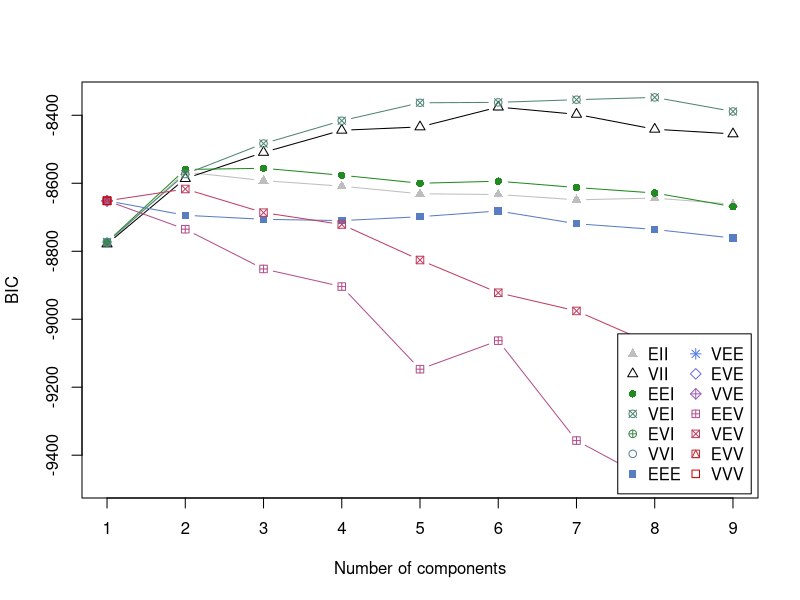
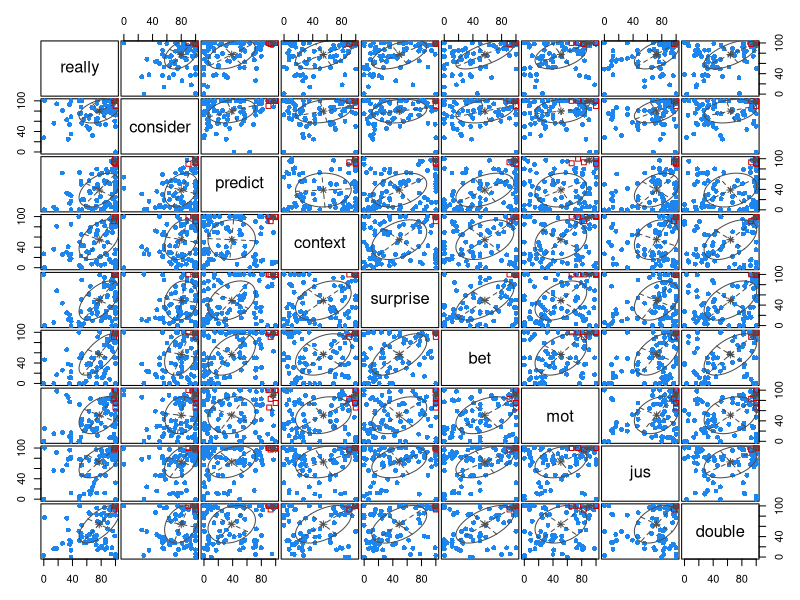
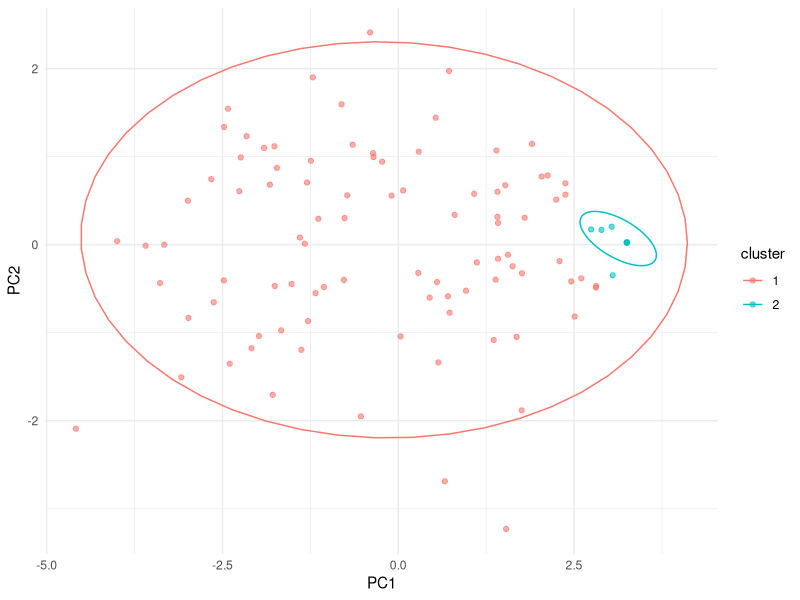
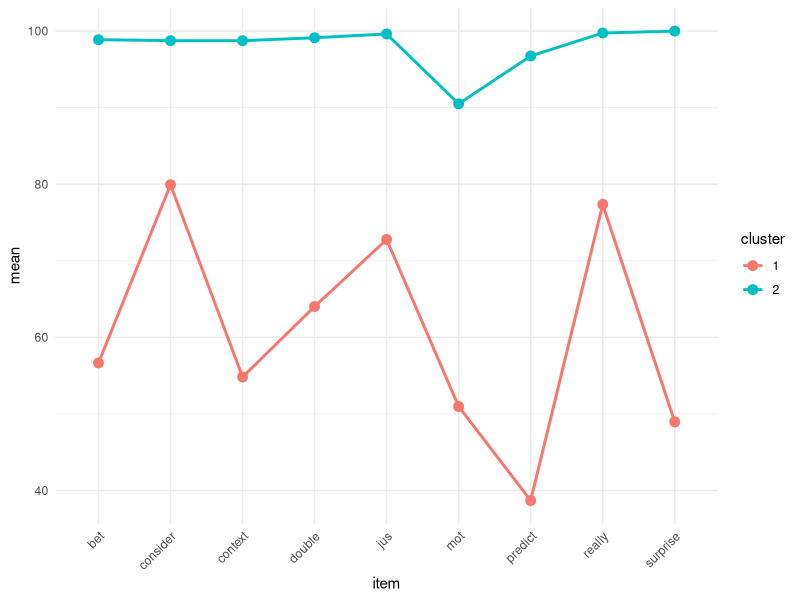
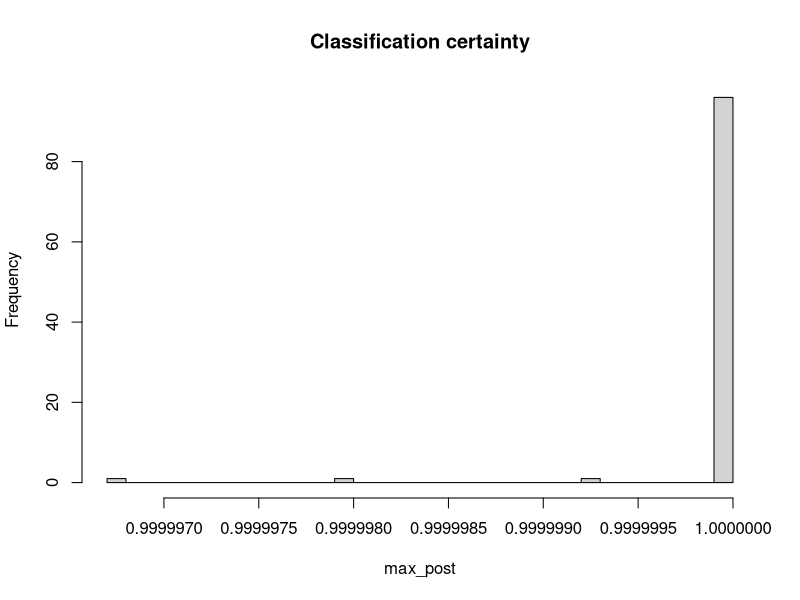
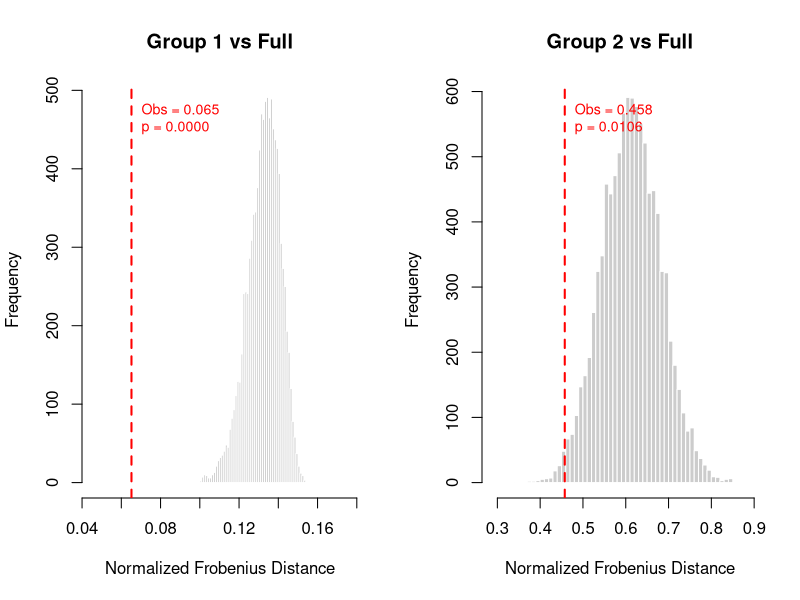

R code for these plots, in order: (Note: this script raises an error after producing the figures.)
# libraries
library(tidyverse)
library(lme4)
library(psych)
library(corrplot)
library(mclust)
library(patchwork)
library(GGally)
library(ade4)
library(lavaan)
#for the notation
options(scipen=999)

#### Clean Data ####

DVs <- c("jus_1", "mot_1",
         "really_1", "consider_1", "predict_1", "context_1", 
         "surprise_1", "bet_1", "double_1")

d <- read.csv("Study1.csv") %>% 
  mutate(domain = case_when(superstition != "" ~ "superstition",
                            religious != "" ~ "religious",
                            superlative != "" ~ "superlative",
                            political != "" ~ "political")) %>% 
  filter(age != "") %>% 
  mutate(across(all_of(DVs), as.numeric)) %>% 
  rename_all(~ gsub("_1$", "", .)) %>% 
  dplyr::select(prolific, text, 
                jus, mot,
                really, consider, predict, context,
                surprise, bet, double, 
                age, gen, race, domain)

#reverse score items so that high scores are more evidency/really believe
d$double <- -1*(d$double - 100)
d$context <- -1*(d$context - 100)

# prepare for clustering
d.c <- d %>% 
  dplyr::select(really, consider, predict, context,
                surprise, bet, mot, jus, double, domain)

vars <- c("really", "consider", "predict", "context",
          "surprise", "bet", "mot", "jus", "double")

d.complete <- d.c[complete.cases(d.c[, c(vars, "domain")]), ]
residuals_df <- data.frame(matrix(ncol = length(vars), nrow = nrow(d.complete)))
colnames(residuals_df) <- vars
for(var in vars) {
  mod <- lmer(paste(var, "~ 1 + (1|domain)"), data = d.complete)
  residuals_df[[var]] <- residuals(mod)
}

#### GMM ####
# configure
# d.cluster <- residuals_df
d.cluster <- d.complete %>% 
  filter(domain == "religious") %>% 
  dplyr::select(-domain)

# how many clusters?
m <- mclustBIC(d.cluster)
summary(m)
plot(m)

# analysis
mod1 <- Mclust(d.cluster, x = m, G=2, modelNames = "VEV")
summary(mod1, parameters = TRUE)

# plot
plot(mod1, what = "classification")

##### 2-cluster #####

# Add cluster assignments to data
d_with_clusters_gauss <- d.cluster
d_with_clusters_gauss$cluster <- factor(mod1$classification,
                                        labels=c("Group 1", "Group 2"))

# Beautiful comprehensive pairs plot
# ggpairs(d_with_clusters_gauss, 
#         columns = c("really", "consider", "predict", "context", 
#                     "surprise", "bet", "mot", "jus", "double"),
#         aes(color = cluster, alpha = 0.6),
#         upper = list(continuous = wrap("cor", size = 3)),
#         lower = list(continuous = wrap("points", alpha = 0.4, size = 0.8)),
#         diag = list(continuous = wrap("densityDiag", alpha = 0.7))) +
#   scale_color_manual(values = c("#E69F00", "#56B4E9")) +
#   scale_fill_manual(values = c("#E69F00", "#56B4E9")) +
#   theme_minimal() +
#   theme(strip.text = element_text(size = 8),
#         axis.text = element_text(size = 6)) +
#   ggtitle("Gaussian Mixture Model (k=2): Complete Pairwise Analysis")

pca <- prcomp(d.cluster, scale. = TRUE)
d_plot <- data.frame(PC1 = pca$x[,1], PC2 = pca$x[,2],
                     cluster = factor(mod1$classification))
ggplot(d_plot, aes(PC1, PC2, color = cluster)) +
  geom_point(alpha = 0.6) +
  stat_ellipse(level = 0.95) +
  theme_minimal()

means <- data.frame(t(mod1$parameters$mean))
means$cluster <- factor(1:2)
means_long <- pivot_longer(means, -cluster, names_to = "item", values_to = "mean")
ggplot(means_long, aes(x = item, y = mean, color = cluster, group = cluster)) +
  geom_point(size = 3) + geom_line(linewidth = 1) +
  theme_minimal() + theme(axis.text.x = element_text(angle = 45, hjust = 1))

posteriors <- mod1$z
max_post <- apply(posteriors, 1, max)
hist(max_post, breaks = 30, main = "Classification certainty")

##### similarity of covariance matrices #####

# Extract covariance matrices for each cluster
cov1 <- mod1$parameters$variance$sigma[,,1]
cov2 <- mod1$parameters$variance$sigma[,,2]

# Full sample covariance (pooled across groups)
cov_full <- cov(d.cluster)

# Convert to correlations (removes scale/variance effects)
cor1 <- cov2cor(cov1)
cor2 <- cov2cor(cov2)
cor_full <- cov2cor(cov_full)

# Frobenius distances on correlations
frob_cor_between <- norm(cor1 - cor2, type = "F")
frob_cor_g1_full <- norm(cor1 - cor_full, type = "F")
frob_cor_g2_full <- norm(cor2 - cor_full, type = "F")

# Normalize by number of unique correlations
n_vars <- ncol(d.cluster)
n_unique_cors <- n_vars * (n_vars - 1) / 2
norm_factor <- sqrt(n_unique_cors)

structural_similarity <- tibble(
  Comparison = c("Group 1 vs Group 2", 
                 "Group 1 vs Full",
                 "Group 2 vs Full"),
  Frobenius_Distance = c(frob_cor_between, frob_cor_g1_full, frob_cor_g2_full),
  Normalized_Distance = c(frob_cor_between, frob_cor_g1_full, frob_cor_g2_full) / norm_factor,
  Similarity_Percent = 100 * (1 - c(frob_cor_between, frob_cor_g1_full, frob_cor_g2_full) / norm_factor)
)

print(structural_similarity)

#### Permutation test ####
library(clusterGeneration)

set.seed(42)
n_sims <- 10000
n_vars <- ncol(d.cluster)
n_unique_cors <- n_vars * (n_vars - 1) / 2
norm_factor <- sqrt(n_unique_cors)

# Observed quantities from GMM
cluster_assignments <- mod1$classification
n1 <- sum(cluster_assignments == 1)
n2 <- sum(cluster_assignments == 2)
N <- n1 + n2
w1 <- n1 / N
w2 <- n2 / N

# Observed within-class variances (as SD vectors for scaling)
sd1 <- sqrt(diag(cov1))
sd2 <- sqrt(diag(cov2))

# Observed mean difference
mu_diff <- mod1$parameters$mean[, 1] - mod1$parameters$mean[, 2]

# Observed normalized Frobenius distances
cor_full <- cov2cor(cov(d.cluster))
obs_dist_g1 <- norm(cov2cor(cov1) - cor_full, type = "F") / norm_factor
obs_dist_g2 <- norm(cov2cor(cov2) - cor_full, type = "F") / norm_factor

# Analytic pooled correlation from within-class covariances and mean separation
compute_pooled_cor <- function(cov1_sim, cov2_sim) {
  # Pooled covariance = weighted within-class + between-class mean term
  cov_pool <- w1 * cov1_sim + w2 * cov2_sim + w1 * w2 * (mu_diff %o% mu_diff)
  return(cov2cor(cov_pool))
}

# Run simulations
sim_dists <- matrix(NA, nrow = n_sims, ncol = 2)

for (i in 1:n_sims) {
  # Random valid correlation matrices
  cor_sim1 <- rcorrmatrix(n_vars)
  cor_sim2 <- rcorrmatrix(n_vars)
  
  # Scale to covariance using observed variances
  D1 <- diag(sd1)
  D2 <- diag(sd2)
  cov_sim1 <- D1 %*% cor_sim1 %*% D1
  cov_sim2 <- D2 %*% cor_sim2 %*% D2
  
  # Analytic pooled correlation
  cor_pool_sim <- compute_pooled_cor(cov_sim1, cov_sim2)
  
  # Normalized Frobenius distances
  sim_dists[i, 1] <- norm(cor_sim1 - cor_pool_sim, type = "F") / norm_factor
  sim_dists[i, 2] <- norm(cor_sim2 - cor_pool_sim, type = "F") / norm_factor
}

sim_dists_g1 <- sim_dists[, 1]
sim_dists_g2 <- sim_dists[, 2]

# Separate p-values
p_g1 <- mean(sim_dists_g1 <= obs_dist_g1)
p_g2 <- mean(sim_dists_g2 <= obs_dist_g2)

cat("Observed normalized Frobenius distances:\n")
cat(sprintf("  Group 1 vs Full: %.4f  (p = %.4f)\n", obs_dist_g1, p_g1))
cat(sprintf("  Group 2 vs Full: %.4f  (p = %.4f)\n\n", obs_dist_g2, p_g2))
cat(sprintf("Null distribution summaries (n = %d simulations):\n", n_sims))
cat(sprintf("  Group 1: median = %.4f, 5th pctile = %.4f\n", median(sim_dists_g1), quantile(sim_dists_g1, 0.05)))
cat(sprintf("  Group 2: median = %.4f, 5th pctile = %.4f\n", median(sim_dists_g2), quantile(sim_dists_g2, 0.05)))

# Plot both
par(mfrow = c(1, 2))

hist(sim_dists_g1, breaks = 50, col = "gray80", border = "white",
     main = "Group 1 vs Full",
     xlab = "Normalized Frobenius Distance",
     xlim = c(min(sim_dists_g1, obs_dist_g1) - 0.02, max(sim_dists_g1, obs_dist_g1) + 0.02))
abline(v = obs_dist_g1, col = "red", lwd = 2, lty = 2)
text(obs_dist_g1, par("usr")[4] * 0.9, sprintf("Obs = %.3f\np = %.4f", obs_dist_g1, p_g1),
     col = "red", pos = 4, cex = 0.85)

hist(sim_dists_g2, breaks = 50, col = "gray80", border = "white",
     main = "Group 2 vs Full",
     xlab = "Normalized Frobenius Distance",
     xlim = c(min(sim_dists_g2, obs_dist_g2) - 0.02, max(sim_dists_g2, obs_dist_g2) + 0.02))
abline(v = obs_dist_g2, col = "red", lwd = 2, lty = 2)
text(obs_dist_g2, par("usr")[4] * 0.9, sprintf("Obs = %.3f\np = %.4f", obs_dist_g2, p_g2),
     col = "red", pos = 4, cex = 0.85)

par(mfrow = c(1, 1))

##### Permutation test: Is there one thing or two things? #####

library(parallel)
library(MASS)
library(mclust)

set.seed(42)
n_sims <- 1000
n_vars <- ncol(d.cluster)
n_unique_cors <- n_vars * (n_vars - 1) / 2
norm_factor <- sqrt(n_unique_cors)
N <- nrow(d.cluster)

# Observed pooled mean and covariance (the "one thing")
mu_pool <- colMeans(d.cluster)
cov_pool <- cov(d.cluster)
cor_pool <- cor(d.cluster)

# Observed distances
cluster_assignments <- mod1$classification
cor_obs1 <- cor(d.cluster[cluster_assignments == 1, ])
cor_obs2 <- cor(d.cluster[cluster_assignments == 2, ])
obs_dist_g1 <- norm(cor_obs1 - cor_pool, type = "F") / norm_factor
obs_dist_g2 <- norm(cor_obs2 - cor_pool, type = "F") / norm_factor

# Set up cluster
n_cores <- 10
cl <- makeCluster(n_cores)
clusterExport(cl, c("N", "mu_pool", "cov_pool", "n_vars", "norm_factor"))
clusterEvalQ(cl, {
  library(MASS)
  library(mclust)
})

# Set different seeds on each worker
clusterSetRNGStream(cl, 42)

# Run simulations in parallel
sim_results <- parLapply(cl, 1:n_sims, function(i) {
  # Generate data from one population
  X_sim <- mvrnorm(n = N, mu = mu_pool, Sigma = cov_pool)
  
  # Fit 2-class GMM
  gmm_sim <- Mclust(X_sim, G = 2, modelNames = "VVV", verbose = FALSE)
  
  # Get within-class correlations
  assignments <- gmm_sim$classification
  cor_sim1 <- cor(X_sim[assignments == 1, ])
  cor_sim2 <- cor(X_sim[assignments == 2, ])
  cor_full_sim <- cor(X_sim)
  
  # Distances
  d1 <- norm(cor_sim1 - cor_full_sim, type = "F") / norm_factor
  d2 <- norm(cor_sim2 - cor_full_sim, type = "F") / norm_factor
  
  # Assign by group size (larger = g1)
  n1 <- sum(assignments == 1)
  n2 <- sum(assignments == 2)
  if (n1 >= n2) c(d1, d2) else c(d2, d1)
})

stopCluster(cl)

# Collect results
sim_dists <- do.call(rbind, sim_results)
sim_dists_g1 <- sim_dists[, 1]
sim_dists_g2 <- sim_dists[, 2]

# p-values: how often does a single-population GMM split produce distances as large as observed?
p_g1 <- mean(sim_dists_g1 >= obs_dist_g1)
p_g2 <- mean(sim_dists_g2 >= obs_dist_g2)

cat("Observed normalized Frobenius distances:\n")
cat(sprintf("  Group 1 (n=165, larger) vs Full: %.4f  (p = %.4f)\n", obs_dist_g1, p_g1))
cat(sprintf("  Group 2 (n=45, smaller) vs Full: %.4f  (p = %.4f)\n\n", obs_dist_g2, p_g2))
cat(sprintf("Null distribution summaries (n = %d simulations):\n", n_sims))
cat(sprintf("  Larger group:  median = %.4f, 95th pctile = %.4f\n", median(sim_dists_g1), quantile(sim_dists_g1, 0.95)))
cat(sprintf("  Smaller group: median = %.4f, 95th pctile = %.4f\n", median(sim_dists_g2), quantile(sim_dists_g2, 0.95)))

# Plot
par(mfrow = c(1, 2))

hist(sim_dists_g1, breaks = 50, col = "gray80", border = "white",
     main = "Larger Group vs Full",
     xlab = "Normalized Frobenius Distance",
     xlim = c(0, max(sim_dists_g1, obs_dist_g1) + 0.02))
abline(v = obs_dist_g1, col = "red", lwd = 2, lty = 2)
text(obs_dist_g1, par("usr")[4] * 0.9, sprintf("Obs = %.3f\np = %.4f", obs_dist_g1, p_g1),
     col = "red", pos = 4, cex = 0.85)

hist(sim_dists_g2, breaks = 50, col = "gray80", border = "white",
     main = "Smaller Group vs Full",
     xlab = "Normalized Frobenius Distance",
     xlim = c(0, max(sim_dists_g2, obs_dist_g2) + 0.02))
abline(v = obs_dist_g2, col = "red", lwd = 2, lty = 2)
text(obs_dist_g2, par("usr")[4] * 0.9, sprintf("Obs = %.3f\np = %.4f", obs_dist_g2, p_g2),
     col = "red", pos = 4, cex = 0.85)

par(mfrow = c(1, 1))

##### CFA #####

# Define single factor model
cfa_model <- '
  # Single latent factor
  general =~ really + consider + predict + context + surprise + bet + mot + jus + double
'

# Fit the model
fit_cfa <- cfa(cfa_model, data = d.cluster)

# Summary with fit indices and standardized loadings
summary(fit_cfa, fit.measures = TRUE, standardized = TRUE)

# Extract key fit indices
fit_indices <- fitMeasures(fit_cfa, c("chisq", "df", "pvalue", 
                                      "cfi", "tli", "rmsea", "rmsea.ci.lower", "rmsea.ci.upper",
                                      "srmr", "aic", "bic"))
print(fit_indices)

fa.parallel(d.cluster, fa = "fa")
fa(d.cluster, fm = "pa", rotate = "oblimin", nfactors = 1)


##### .5 SD of the mean of the factor scores (or something like that) and plot them on the individual item distributions

#### Factor Score Range Overlay Visualization ####

# Get factor scores
factor_scores <- predict(fit_cfa)
d_with_factors <- d.cluster %>%
  mutate(factor_score = factor_scores[,1])

# Identify individuals within ±0.5 SD of mean factor score
mean_fs <- mean(d_with_factors$factor_score)
sd_fs <- sd(d_with_factors$factor_score)

lower_bound <- mean_fs - 0.5 * sd_fs
upper_bound <- mean_fs + 0.5 * sd_fs

# Flag individuals in this range
d_with_factors <- d_with_factors %>%
  mutate(in_middle_range = factor_score >= lower_bound & factor_score <= upper_bound)

# Subset for middle range
d_middle <- d_with_factors %>% filter(in_middle_range)

# Calculate proportion for scaling
prop_middle <- nrow(d_middle) / nrow(d_with_factors)

# Create plots for each item
item_names <- colnames(d.cluster)
plots_list <- list()

for(item in item_names) {
  p <- ggplot() +
    # Full distribution (background)
    geom_density(data = d.cluster, aes(x = .data[[item]]), 
                 fill = "gray70", alpha = 0.4, color = "black", linewidth = 0.8) +
    # Middle range distribution (scaled overlay)
    geom_density(data = d_middle, aes(x = .data[[item]], y = after_stat(density) * prop_middle), 
                 fill = "#56B4E9", alpha = 0.7, color = "#0072B2", linewidth = 0.8) +
    theme_minimal() +
    labs(title = item, x = NULL, y = "Density")
  
  plots_list[[item]] <- p
}

# Combine
wrap_plots(plots_list, ncol = 3) +
  plot_annotation(
    title = "Item Distributions",
    subtitle = sprintf("",
                       sum(d_with_factors$in_middle_range),
                       nrow(d_with_factors),
                       100 * mean(d_with_factors$in_middle_range))
  )

# Get factor scores
factor_scores <- predict(fit_cfa)
d_with_factors <- d.cluster %>%
  mutate(factor_score = factor_scores[,1])

# Identify individuals within ±0.5 SD of mean factor score
mean_fs <- mean(d_with_factors$factor_score)
sd_fs <- sd(d_with_factors$factor_score)
lower_bound <- mean_fs - 0.5 * sd_fs
upper_bound <- mean_fs + 0.5 * sd_fs

# Flag individuals in this range
d_with_factors <- d_with_factors %>%
  mutate(in_middle_range = factor_score >= lower_bound & factor_score <= upper_bound)

# Subset for middle range
d_middle <- d_with_factors %>% filter(in_middle_range)

# Create plots for each item
item_names <- colnames(d.cluster)
plots_list <- list()

for(item in item_names) {
  p <- ggplot() +
    # Full distribution (background)
    geom_histogram(data = d.cluster, aes(x = .data[[item]]), 
                   fill = "gray70", color = "black", alpha = 0.4, 
                   bins = 8, position = "identity") +
    # Middle range distribution (overlay)
    geom_histogram(data = d_middle, aes(x = .data[[item]]), 
                   fill = "#56B4E9", color = "#0072B2", alpha = 0.7,
                   bins = 8, position = "identity") +
    theme_minimal() +
    labs(title = item, x = NULL, y = "Count")
  
  plots_list[[item]] <- p
}

# Combine
wrap_plots(plots_list, ncol = 3) +
  plot_annotation(
    title = "Item Distributions",
    subtitle = sprintf("",
                       sum(d_with_factors$in_middle_range),
                       nrow(d_with_factors),
                       100 * mean(d_with_factors$in_middle_range))
  )

#### Correlation plots ####

colnames(residuals_df) <- vars
for(var in vars) {
  mod <- lmer(paste(var, "~ 1 + (1|domain)"), data = d.complete)
  residuals_df[[var]] <- residuals(mod)
}
c <- corr.test(residuals_df, method = "pearson", alpha = 0.05, adjust = "holm")
corrplot(c$r, 
         p.mat = c$p, 
         method = "color", 
         type = "upper", 
         insig = "pch", 
         pch = "/",
         pch.col = "grey20",
         pch.cex = 2,
         addCoef.col = "black", 
         diag = TRUE,
         title = "All domains",
         tl.col = "black",
         tl.cex = 0.8,
         tl.srt = 45,
         cl.pos = "n",
         mar = c(0,0,2,0)
)

# broken by domains
superstitions <- d.complete %>% 
  filter(domain == "superstition") %>% 
  select(-domain)
m <- cor(superstitions)
c <- corr.test(
  superstitions,
  method = "pearson",
  alpha = 0.05,
  adjust = "holm"
)
corrplot(m, 
         p.mat = c$p, 
         method = "color", 
         type = "upper", 
         insig = "pch", 
         pch = "/",
         pch.col = "grey20",
         pch.cex = 2,
         addCoef.col = "black", 
         diag = T,
         title = "Superstitions",
         tl.col = "black",
         tl.cex = 0.8,
         tl.srt = 45,
         cl.pos = "n",
         mar=c(0,0,2,0)
)

religion <- d.complete %>% 
  filter(domain == "religious") %>% 
  select(-domain)
m <- cor(religion)
c <- corr.test(
  religion,
  method = "pearson",
  alpha = 0.05,
  adjust = "holm"
)
corrplot(m, 
         p.mat = c$p, 
         method = "color", 
         type = "upper", 
         insig = "pch", 
         pch = "/",
         pch.col = "grey20",
         pch.cex = 2,
         addCoef.col = "black", 
         diag = T,
         title = "Religious",
         tl.col = "black",
         tl.cex = 0.8,
         tl.srt = 45,
         cl.pos = "n",
         mar=c(0,0,2,0)
)

superlative <- d.complete %>% 
  filter(domain == "superlative") %>% 
  select(-domain)
m <- cor(superlative)
c <- corr.test(
  superlative,
  method = "pearson",
  alpha = 0.05,
  adjust = "holm"
)
corrplot(m, 
         p.mat = c$p, 
         method = "color", 
         type = "upper", 
         insig = "pch", 
         pch = "/",
         pch.col = "grey20",
         pch.cex = 2,
         addCoef.col = "black", 
         diag = T,
         title = "Superlative",
         tl.col = "black",
         tl.cex = 0.8,
         tl.srt = 45,
         cl.pos = "n",
         mar=c(0,0,2,0)
)

political <- d.complete %>% 
  filter(domain == "political") %>% 
  select(-domain)
m <- cor(political)
c <- corr.test(
  political,
  method = "pearson",
  alpha = 0.05,
  adjust = "holm"
)
corrplot(m, 
         p.mat = c$p, 
         method = "color", 
         type = "upper", 
         insig = "pch", 
         pch = "/",
         pch.col = "grey20",
         pch.cex = 2,
         addCoef.col = "black", 
         diag = T,
         title = "Political",
         tl.col = "black",
         tl.cex = 0.8,
         tl.srt = 45,
         cl.pos = "n",
         mar=c(0,0,2,0)
)

#### Distributions ####
# Distributions of items (for supplement)
p1 <- ggplot(d.complete, aes(mot))+
  geom_histogram(aes(y = ..density..), bins = 5, fill = "skyblue", alpha = 0.7, boundary = 0) +
  geom_density(color = "salmon", linewidth = 0.5) +
  geom_vline(xintercept = -0.3, linetype = "dashed", color = "red") +
  theme_minimal() +
  facet_wrap(~domain)

p2 <- ggplot(d.complete, aes(really))+
  geom_histogram(aes(y = ..density..), bins = 5, fill = "skyblue", alpha = 0.7, boundary = 0) +
  geom_density(color = "salmon", linewidth = 0.5) +
  theme_minimal()+
  facet_wrap(~domain)

p3 <- ggplot(d.complete, aes(consider))+
  geom_histogram(aes(y = ..density..), bins = 5, fill = "skyblue", alpha = 0.7, boundary = 0) +
  geom_density(color = "salmon", linewidth = 0.5) +
  theme_minimal()+
  facet_wrap(~domain)

p4 <- ggplot(d.complete, aes(predict))+
  geom_histogram(aes(y = ..density..), bins = 5, fill = "skyblue", alpha = 0.7, boundary = 0) +
  geom_density(color = "salmon", linewidth = 0.5) +
  theme_minimal()+
  facet_wrap(~domain)

p5 <- ggplot(d.complete, aes(context))+
  geom_histogram(aes(y = ..density..), bins = 5, fill = "skyblue", alpha = 0.7, boundary = 0) +
  geom_density(color = "salmon", linewidth = 0.5) +
  theme_minimal()+
  facet_wrap(~domain)

p6 <- ggplot(d.complete, aes(surprise))+
  geom_histogram(aes(y = ..density..), bins = 5, fill = "skyblue", alpha = 0.7, boundary = 0) +
  geom_density(color = "salmon", linewidth = 0.5) +
  theme_minimal()+
  facet_wrap(~domain)

p7 <- ggplot(d.complete, aes(bet))+
  geom_histogram(aes(y = ..density..), bins = 5, fill = "skyblue", alpha = 0.7, boundary = 0) +
  geom_density(color = "salmon", linewidth = 0.5) +
  theme_minimal()+
  facet_wrap(~domain)

p8 <- ggplot(d.complete, aes(jus)) +
  geom_histogram(aes(y = ..density..), bins = 5, fill = "skyblue", alpha = 0.7, boundary = 0) +
  geom_density(color = "salmon", linewidth = 0.5) +
  theme_minimal()+
  facet_wrap(~domain)

p9 <- ggplot(d.complete, aes(double)) +
  geom_histogram(aes(y = ..density..), bins = 5, fill = "skyblue", alpha = 0.7, boundary = 0) +
  geom_density(color = "salmon", linewidth = 0.5) +
  theme_minimal()+
  facet_wrap(~domain)

# Combine plots
(p1 | p2 | p3 | p4) /
  (p5 | p6 | p7 | p8 | p9)

# Two factor solution
p8 <- ggplot(d.c, aes(Existence)) +
  geom_histogram(aes(y = ..density..), bins = 30, fill = "skyblue", alpha = 0.7, boundary = 0) +
  geom_density(color = "salmon", linewidth = 0.5) +
  geom_vline(xintercept = -0.35, linetype = "dashed", color = "red") +
  theme_minimal()

p9 <- ggplot(d.c, aes(Transigence)) +
  geom_histogram(aes(y = ..density..), bins = 30, fill = "skyblue", alpha = 0.7, boundary = 0) +
  geom_density(color = "salmon", linewidth = 0.5) +
  geom_vline(xintercept = 0, linetype = "dashed", color = "red") +
  theme_minimal()


p8+p9

# Evidence intercept
d.o <- d.e

#pretend participant who answered 50 for everything
new <- data.frame(matrix(50, nrow = 1, ncol = ncol(d.o)))
colnames(new) <- colnames(d.o)

# Add the new row to the dataset
d_INTERCEPT <- rbind(d.o, new)

factor.scores_INTERCEPT <- fa(d_INTERCEPT, nfactors = 2, fm = "pa", rotate = "oblimin", scores = "tenBerge")
INTERCEPT <- data.frame(factor.scores_INTERCEPT[["scores"]])
colnames(INTERCEPT)[colnames(INTERCEPT) == "PA1"] <- "Evidence"
colnames(INTERCEPT)[colnames(INTERCEPT) == "PA2"] <- "Transigence"

symbolic_intercept <- INTERCEPT[nrow(INTERCEPT), 1]
objectivity_intercept <- INTERCEPT[nrow(INTERCEPT), 2]

#### CFA ####

# Get factor scores
factor_scores <- predict(fit_cfa)
domain_visualization <- d.complete %>%
  mutate(factor_score = factor_scores[,1])

ggplot(domain_visualization, aes(x = factor_score, fill = domain)) +
  geom_histogram(bins = 8, alpha = 0.6, position = "stack") +
  theme_minimal() +
  labs(x = "Factor Score", y = "Count", title = "Distribution of Factor Scores by Domain")
